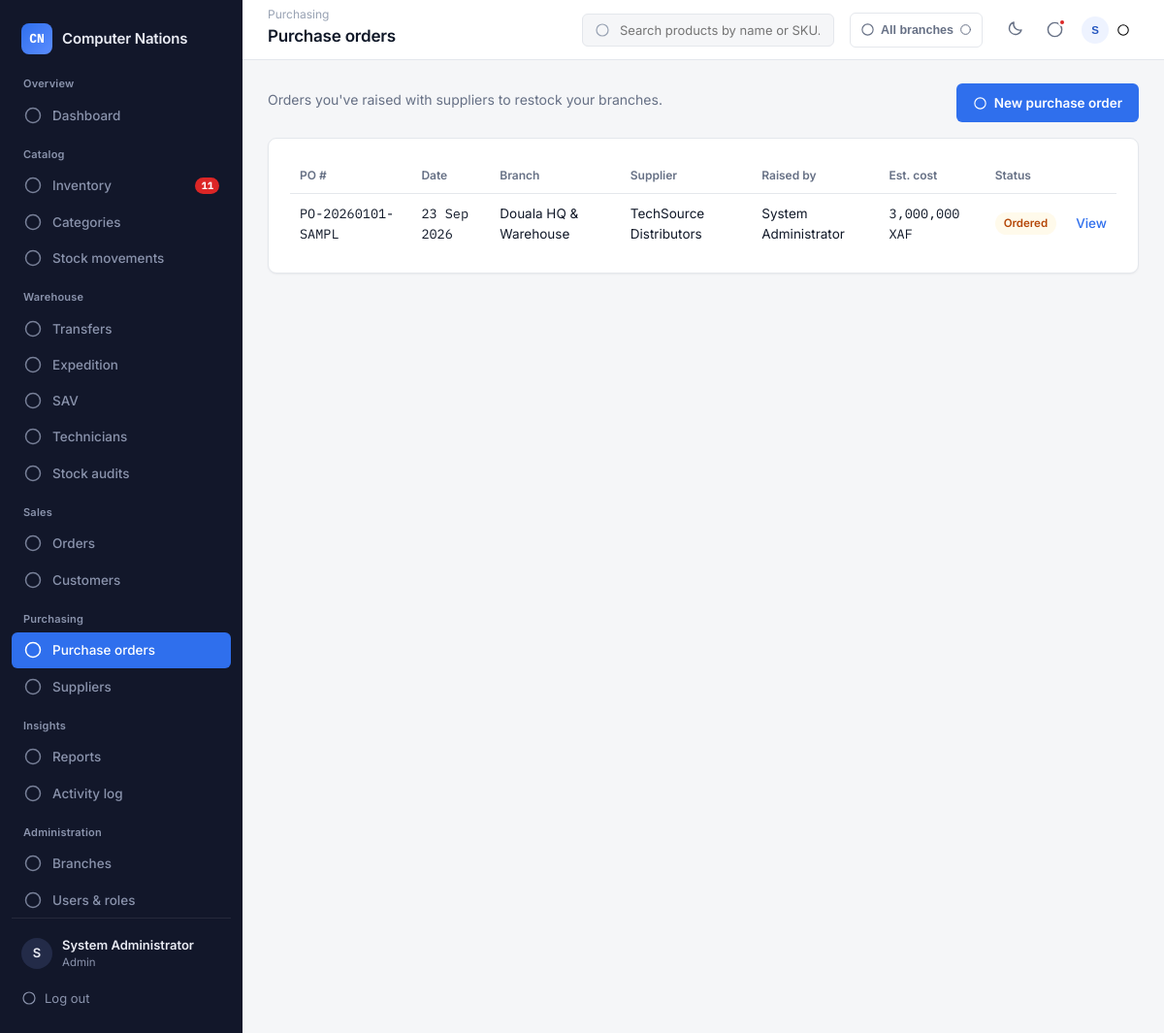
Screenshot of /modules/purchasing/index.php (signed in) with the database file from the repository.
### tables this page shows
CREATE TABLE purchase_orders (
    id INT AUTO_INCREMENT PRIMARY KEY,
    po_number VARCHAR(30) NOT NULL UNIQUE,
    branch_id INT NOT NULL,                 
    supplier_id INT NOT NULL,
    user_id INT NOT NULL,                   
    status ENUM('draft','ordered','partially_received','received','cancelled') NOT NULL DEFAULT 'draft',
    notes VARCHAR(255) DEFAULT NULL,
    received_by INT DEFAULT NULL,           
    cancelled_by INT DEFAULT NULL,
    created_at TIMESTAMP DEFAULT CURRENT_TIMESTAMP,
    received_at DATETIME DEFAULT NULL,
    FOREIGN KEY (branch_id) REFERENCES branches(id),
    FOREIGN KEY (supplier_id) REFERENCES suppliers(id),
    FOREIGN KEY (user_id) REFERENCES users(id)
);

CREATE TABLE users (
    id INT AUTO_INCREMENT PRIMARY KEY,
    full_name VARCHAR(100) NOT NULL,
    username VARCHAR(50) NOT NULL UNIQUE,
    email VARCHAR(120) NOT NULL UNIQUE,
    phone VARCHAR(30) DEFAULT NULL,
    password VARCHAR(255) NOT NULL,         
    role_id INT NOT NULL,
    branch_id INT DEFAULT NULL,
    avatar VARCHAR(255) DEFAULT NULL,
    status ENUM('active','suspended') NOT NULL DEFAULT 'active',
    reset_token_hash VARCHAR(255) DEFAULT NULL,    
    reset_token_expires DATETIME DEFAULT NULL,
    last_login DATETIME DEFAULT NULL,
    created_at TIMESTAMP DEFAULT CURRENT_TIMESTAMP,
    FOREIGN KEY (role_id) REFERENCES roles(id),
    FOREIGN KEY (branch_id) REFERENCES branches(id) ON DELETE SET NULL
);

CREATE TABLE branches (
    id INT AUTO_INCREMENT PRIMARY KEY,
    name VARCHAR(100) NOT NULL,
    town_id INT NOT NULL,
    address VARCHAR(255) DEFAULT NULL,
    phone VARCHAR(30) DEFAULT NULL,
    is_active TINYINT(1) NOT NULL DEFAULT 1,
    created_by INT DEFAULT NULL,
    created_at TIMESTAMP DEFAULT CURRENT_TIMESTAMP,
    FOREIGN KEY (town_id) REFERENCES towns(id)
);

CREATE TABLE suppliers (
    id INT AUTO_INCREMENT PRIMARY KEY,
    name VARCHAR(120) NOT NULL,
    contact_person VARCHAR(100) DEFAULT NULL,
    phone VARCHAR(30) DEFAULT NULL,
    email VARCHAR(120) DEFAULT NULL,
    address VARCHAR(255) DEFAULT NULL,
    created_by INT DEFAULT NULL,
    created_at TIMESTAMP DEFAULT CURRENT_TIMESTAMP
);

### includes/rbac.php (called while the page is built, shortened)
<?php
function hasPermission($slug) {
    return in_array($slug, $_SESSION['permissions'] ?? [], true);
}

### includes/functions.php (called while the page is built, shortened)
<?php
function clean($value) {
    return htmlspecialchars(trim($value ?? ''), ENT_QUOTES, 'UTF-8');
}
function currentUser() {
    return $_SESSION['user'] ?? null;
}
function formatMoney($amount) {
    return number_format((float)$amount, 0) . ' XAF';
}

### includes/branch_context.php (called while the page is built, shortened)
<?php
function userHomeBranchId() {
    return $_SESSION['user']['branch_id'] ?? null;
}
function isMultiBranchUser() {
    return userHomeBranchId() === null;
}
function currentBranchId() {
    return array_key_exists('current_branch_id', $_SESSION) ? $_SESSION['current_branch_id'] : null;
}
function getBranchLabel($branchId, $pdo) {
    static $cache = [];
    if ($branchId === null) return 'All branches';
    return $cache[$branchId];
}

### modules/purchasing/index.php (the view, shortened to what this page needs)
<?php
require_once __DIR__ . '/../../config/config.php';
require_once __DIR__ . '/../../includes/rbac.php';
$pageTitle = 'Purchase orders';
$branchId = currentBranchId();
$sql = "SELECT po.*, s.name AS supplier_name, u.full_name AS staff_name, b.name AS branch_name,
            (SELECT COALESCE(SUM(quantity_ordered * unit_cost),0) FROM purchase_order_items WHERE po_id = po.id) AS total_cost
     FROM purchase_orders po
     JOIN suppliers s ON s.id = po.supplier_id
     JOIN users u ON u.id = po.user_id
     JOIN branches b ON b.id = po.branch_id";
$params = [];
$sql .= " ORDER BY po.created_at DESC";
$stmt = $pdo->prepare($sql);
$stmt->execute($params);
$orders = $stmt->fetchAll();
require_once __DIR__ . '/../../includes/header.php';
?>
<div class="toolbar">
  <p class="muted">Orders you've raised with suppliers to restock <?= $branchId !== null ? clean(getBranchName($branchId, $pdo)) : 'your branches' ?>.</p>
  <?php if (hasPermission('purchasing.create')): ?>
    <a href="create.php" class="btn btn-primary"><?= icon('plus', 15) ?> New purchase order</a>
  <?php endif; ?>
</div>
<section class="panel">
  <?php if ($orders): ?>
  <div class="data-table-wrap">
  <table class="data-table">
    <thead><tr><th>PO #</th><th>Date</th><?= $branchId === null ? '<th>Branch</th>' : '' ?><th>Supplier</th><th>Raised by</th><th>Est. cost</th><th>Status</th><th></th></tr></thead>
    <tbody>
      <?php foreach ($orders as $po): ?>
      <tr>
        <td class="mono"><?= clean($po['po_number']) ?></td>
        <td class="mono"><?= date('d M Y', strtotime($po['created_at'])) ?></td>
        <?= $branchId === null ? '<td>' . clean($po['branch_name']) . '</td>' : '' ?>
        <td><?= clean($po['supplier_name']) ?></td>
        <td><?= clean($po['staff_name']) ?></td>
        <td class="mono"><?= formatMoney($po['total_cost']) ?></td>
        <td><span class="badge badge-<?= clean($po['status']) ?>"><?= clean(str_replace('_', ' ', $po['status'])) ?></span></td>
        <td class="row-actions"><a href="view.php?id=<?= (int)$po['id'] ?>" class="link">View</a></td>
      </tr>
      <?php endforeach; ?>
    </tbody>
  </table>
  </div>
  <?php else: ?>
    <p class="empty-state">No purchase orders yet.</p>
  <?php endif; ?>
</section>
<?php require_once __DIR__ . '/../../includes/footer.php'; ?>

### includes/header.php (shortened to what this page needs)
<?php
require_once __DIR__ . '/icons.php';
$user = currentUser();
$currentDir  = basename(dirname($_SERVER['SCRIPT_NAME']));
$activeBranchId = currentBranchId();
function navActive($dir, $matchDir) {
    return $dir === $matchDir ? 'nav-link active' : 'nav-link';
}
$notifCount = 0;
if (hasPermission('inventory.view')) {
    if ($activeBranchId !== null) {
        $stmt = $pdo->prepare(
            "SELECT p.id, p.name, p.sku, bs.quantity, bs.reorder_level FROM branch_stock bs
             JOIN products p ON p.id = bs.product_id
             WHERE bs.branch_id = ? AND bs.quantity <= bs.reorder_level AND p.status = 'active'
             ORDER BY bs.quantity ASC LIMIT 6"
        );
        $stmt->execute([$activeBranchId]);
        $notifItems = $stmt->fetchAll();
        $countStmt = $pdo->prepare(
            "SELECT COUNT(*) c FROM branch_stock bs JOIN products p ON p.id = bs.product_id
             WHERE bs.branch_id = ? AND bs.quantity <= bs.reorder_level AND p.status = 'active'"
        );
        $countStmt->execute([$activeBranchId]);
        $notifCount = $countStmt->fetch()['c'];
    } else {
        $notifCount = $pdo->query(
            "SELECT COUNT(*) c FROM branch_stock bs JOIN products p ON p.id = bs.product_id
             WHERE bs.quantity <= bs.reorder_level AND p.status = 'active'"
        )->fetch()['c'];
    }
}
?>
<!DOCTYPE html>
<html lang="en">
<head>
<link rel="stylesheet" href="<?= BASE_URL ?>assets/css/style.css">
</head>
<body>
<div class="app-shell">
  <aside class="sidebar" id="sidebar">
    <div class="sidebar-brand">
      <span class="brand-mark">CN</span>
      <span class="brand-name">Computer Nations</span>
    </div>
    <div class="sidebar-scroll">
      <div class="nav-group-label">Overview</div>
      <nav class="sidebar-nav">
        <a href="<?= BASE_URL ?>dashboard/index.php" class="<?= navActive($currentDir, 'dashboard') ?>">
          <?= icon('dashboard') ?> Dashboard
        </a>
      </nav>
      <?php if (hasPermission('inventory.view') || hasPermission('stock.view') || hasPermission('categories.manage')): ?>
      <div class="nav-group-label">Catalog</div>
      <nav class="sidebar-nav">
        <?php if (hasPermission('inventory.view')): ?>
        <a href="<?= BASE_URL ?>modules/inventory/index.php" class="<?= navActive($currentDir, 'inventory') ?>">
          <?= icon('inventory') ?> Inventory
          <?php if ($notifCount > 0): ?><span class="nav-badge"><?= $notifCount ?></span><?php endif; ?>
        </a>
        <?php endif; ?>
        <?php if (hasPermission('categories.manage')): ?>
        <a href="<?= BASE_URL ?>modules/categories/index.php" class="<?= navActive($currentDir, 'categories') ?>">
          <?= icon('categories') ?> Categories
        </a>
        <?php endif; ?>
        <?php if (hasPermission('stock.view')): ?>
        <a href="<?= BASE_URL ?>modules/stock/index.php" class="<?= navActive($currentDir, 'stock') ?>">
          <?= icon('stock') ?> Stock movements
        </a>
        <?php endif; ?>
      </nav>
      <?php endif; ?>
      <?php if (hasPermission('transfers.view') || hasPermission('expeditions.view') || hasPermission('sav.view') || hasPermission('sav.technician') || hasPermission('audit.view')): ?>
      <div class="nav-group-label">Warehouse</div>
      <nav class="sidebar-nav">
        <?php if (hasPermission('transfers.view')): ?>
        <a href="<?= BASE_URL ?>modules/transfers/index.php" class="<?= navActive($currentDir, 'transfers') ?>">
          <?= icon('transfer') ?> Transfers
        </a>
        <?php endif; ?>
        <?php if (hasPermission('expeditions.view')): ?>
        <a href="<?= BASE_URL ?>modules/expeditions/index.php" class="<?= navActive($currentDir, 'expeditions') ?>">
          <?= icon('purchasing') ?> Expedition
        </a>
        <?php endif; ?>
        <?php if (hasPermission('sav.view') || hasPermission('sav.technician')): ?>
        <a href="<?= BASE_URL ?>modules/sav/index.php" class="<?= navActive($currentDir, 'sav') ?>">
          <?= icon('warning') ?> SAV
        </a>
        <?php endif; ?>
        <?php if (hasPermission('sav.manage')): ?>
        <a href="<?= BASE_URL ?>modules/technicians/index.php" class="<?= navActive($currentDir, 'technicians') ?>">
          <?= icon('suppliers') ?> Technicians
        </a>
        <?php endif; ?>
        <?php if (hasPermission('audit.view')): ?>
        <a href="<?= BASE_URL ?>modules/audit/index.php" class="<?= navActive($currentDir, 'audit') ?>">
          <?= icon('reports') ?> Stock audits
        </a>
        <?php endif; ?>
      </nav>
      <?php endif; ?>
      <?php if (hasPermission('orders.view') || hasPermission('customers.view')): ?>
      <div class="nav-group-label">Sales</div>
      <nav class="sidebar-nav">
        <?php if (hasPermission('orders.view')): ?>
        <a href="<?= BASE_URL ?>modules/orders/index.php" class="<?= navActive($currentDir, 'orders') ?>">
          <?= icon('orders') ?> Orders
        </a>
        <?php endif; ?>
        <?php if (hasPermission('customers.view')): ?>
        <a href="<?= BASE_URL ?>modules/customers/index.php" class="<?= navActive($currentDir, 'customers') ?>">
          <?= icon('customers') ?> Customers
        </a>
        <?php endif; ?>
      </nav>
      <?php endif; ?>
      <?php if (hasPermission('purchasing.view') || hasPermission('suppliers.view')): ?>
      <div class="nav-group-label">Purchasing</div>
      <nav class="sidebar-nav">
        <?php if (hasPermission('purchasing.view')): ?>
        <a href="<?= BASE_URL ?>modules/purchasing/index.php" class="<?= navActive($currentDir, 'purchasing') ?>">
          <?= icon('purchasing') ?> Purchase orders
        </a>
        <?php endif; ?>
        <?php if (hasPermission('suppliers.view')): ?>
        <a href="<?= BASE_URL ?>modules/suppliers/index.php" class="<?= navActive($currentDir, 'suppliers') ?>">
          <?= icon('suppliers') ?> Suppliers
        </a>
        <?php endif; ?>
      </nav>
      <?php endif; ?>
      <?php if (hasPermission('reports.view') || hasPermission('activity.view')): ?>
      <div class="nav-group-label">Insights</div>
      <nav class="sidebar-nav">
        <?php if (hasPermission('reports.view')): ?>
        <a href="<?= BASE_URL ?>modules/reports/index.php" class="<?= navActive($currentDir, 'reports') ?>">
          <?= icon('reports') ?> Reports
        </a>
        <?php endif; ?>
        <?php if (hasPermission('activity.view')): ?>
        <a href="<?= BASE_URL ?>modules/activity/index.php" class="<?= navActive($currentDir, 'activity') ?>">
          <?= icon('activity') ?> Activity log
        </a>
        <?php endif; ?>
      </nav>
      <?php endif; ?>
      <?php if (hasPermission('users.manage')): ?>
      <div class="nav-group-label">Administration</div>
      <nav class="sidebar-nav">
        <?php if (hasPermission('branches.manage')): ?>
        <a href="<?= BASE_URL ?>modules/branches/index.php" class="<?= navActive($currentDir, 'branches') ?>">
          <?= icon('suppliers') ?> Branches
        </a>
        <?php endif; ?>
        <a href="<?= BASE_URL ?>modules/users/index.php" class="<?= navActive($currentDir, 'users') ?>">
          <?= icon('users') ?> Users &amp; roles
        </a>
      </nav>
      <?php endif; ?>
    </div>
    <div class="sidebar-footer">
      <div class="user-chip">
        <div class="user-avatar"><?= strtoupper(substr($user['full_name'], 0, 1)) ?></div>
        <div>
          <div class="user-name"><?= clean($user['full_name']) ?></div>
          <div class="user-role"><?= clean($user['role_name']) ?></div>
        </div>
      </div>
      <a href="<?= BASE_URL ?>auth/logout.php" class="logout-link"><?= icon('logout', 16) ?> Log out</a>
    </div>
  </aside>
  <div class="main-area">
    <header class="topbar">
      <div class="page-title-wrap">
        <?php if ($currentDir !== 'dashboard'): ?>
          <div class="breadcrumb"><?= ucfirst(str_replace('-', ' ', $currentDir)) ?></div>
        <?php endif; ?>
        <h1 class="page-title"><?= isset($pageTitle) ? clean($pageTitle) : 'Dashboard' ?></h1>
      </div>
      <form class="topbar-search" method="get" action="<?= BASE_URL ?>modules/inventory/index.php">
        <?= icon('search', 16) ?>
        <input type="text" name="q" placeholder="Search products by name or SKU...">
      </form>
      <?php if (isMultiBranchUser()): ?>
      <div class="dropdown">
        <button type="button" class="topbar-icon-btn dropdown-trigger" style="width:auto; padding:6px 10px; gap:6px; display:flex; align-items:center; border:1px solid var(--border); border-radius:var(--radius-sm);" aria-label="Switch branch">
          <?= icon('suppliers', 15) ?>
          <span class="small" style="font-weight:600;"><?= clean(getBranchLabel($activeBranchId, $pdo)) ?></span>
          <?= icon('chevron', 13) ?>
        </button>
      </div>
      <?php else: ?>
        <div class="small muted" style="white-space:nowrap;"><?= icon('suppliers', 14) ?> <?= clean(getBranchLabel($activeBranchId, $pdo)) ?></div>
      <?php endif; ?>
      <div class="topbar-actions">
        <button type="button" class="topbar-icon-btn" id="themeToggleBtn" aria-label="Toggle dark mode">
          <span id="themeToggleIcon"><?= icon('moon', 18) ?></span>
        </button>
        <?php if (hasPermission('inventory.view')): ?>
        <div class="dropdown">
          <button type="button" class="topbar-icon-btn dropdown-trigger" aria-label="Notifications">
            <?= icon('bell', 19) ?>
            <?php if ($notifCount > 0): ?><span class="dot-badge"></span><?php endif; ?>
          </button>
        </div>
        <?php endif; ?>
        <div class="dropdown">
          <button type="button" class="user-menu-trigger dropdown-trigger">
            <div class="user-avatar"><?= strtoupper(substr($user['full_name'], 0, 1)) ?></div>
            <?= icon('chevron', 14) ?>
          </button>
        </div>
      </div>
    </header>
    <main class="content">

### rows the page displays
purchase_orders: user.full_name "S", user.full_name "System Administrator", po_number "PO-20260101-SAMPL", created_at "23 Sep 2026", branch.name "Douala HQ & Warehouse", supplier.name "TechSource Distributors", total_cost "3,000,000 XAF", status "Ordered"

### other values shown
$notifCount "11"
$user['role_name'] "Admin"
str_replace('-', ' ', $currentDir) "Purchasing"
$pageTitle "Purchase orders"
getBranchLabel($activeBranchId, $pdo) "All branches"
